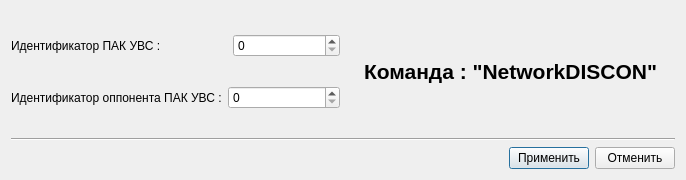
<?xml version="1.0" encoding="UTF-8"?>
<ui version="4.0">
 <class>NetDisconnect_dial</class>
 <widget class="QDialog" name="NetDisconnect_dial">
  <property name="geometry">
   <rect>
    <x>0</x>
    <y>0</y>
    <width>686</width>
    <height>180</height>
   </rect>
  </property>
  <property name="windowTitle">
   <string>Dialog</string>
  </property>
  <layout class="QGridLayout" name="gridLayout">
   <item row="0" column="0">
    <layout class="QHBoxLayout" name="horizontalLayout_4">
     <item>
      <layout class="QVBoxLayout" name="verticalLayout">
       <item>
        <layout class="QHBoxLayout" name="horizontalLayout">
         <item>
          <widget class="QLabel" name="label_7">
           <property name="text">
            <string>Идентификатор ПАК УВС :                    </string>
           </property>
          </widget>
         </item>
         <item>
          <widget class="QSpinBox" name="sb_DCE_ID">
           <property name="autoFillBackground">
            <bool>true</bool>
           </property>
          </widget>
         </item>
        </layout>
       </item>
       <item>
        <layout class="QHBoxLayout" name="horizontalLayout_2">
         <item>
          <widget class="QLabel" name="label_8">
           <property name="text">
            <string>Идентификатор оппонента ПАК УВС :</string>
           </property>
          </widget>
         </item>
         <item>
          <widget class="QSpinBox" name="sb_DCE_ID_OPPN">
           <property name="autoFillBackground">
            <bool>true</bool>
           </property>
          </widget>
         </item>
        </layout>
       </item>
      </layout>
     </item>
     <item>
      <widget class="QLabel" name="label_13">
       <property name="font">
        <font>
         <pointsize>16</pointsize>
         <bold>true</bold>
         <underline>false</underline>
        </font>
       </property>
       <property name="layoutDirection">
        <enum>Qt::RightToLeft</enum>
       </property>
       <property name="text">
        <string>Команда : &quot;NetworkDISCON&quot;</string>
       </property>
       <property name="alignment">
        <set>Qt::AlignCenter</set>
       </property>
      </widget>
     </item>
    </layout>
   </item>
   <item row="1" column="0">
    <widget class="Line" name="line">
     <property name="orientation">
      <enum>Qt::Horizontal</enum>
     </property>
    </widget>
   </item>
   <item row="2" column="0">
    <layout class="QHBoxLayout" name="horizontalLayout_3">
     <item>
      <spacer name="horizontalSpacer_2">
       <property name="orientation">
        <enum>Qt::Horizontal</enum>
       </property>
       <property name="sizeHint" stdset="0">
        <size>
         <width>40</width>
         <height>20</height>
        </size>
       </property>
      </spacer>
     </item>
     <item>
      <widget class="QPushButton" name="pb_applay">
       <property name="text">
        <string>Применить</string>
       </property>
      </widget>
     </item>
     <item>
      <widget class="QPushButton" name="pb_cancel">
       <property name="text">
        <string>Отменить</string>
       </property>
      </widget>
     </item>
    </layout>
   </item>
  </layout>
 </widget>
 <resources/>
 <connections/>
</ui>
